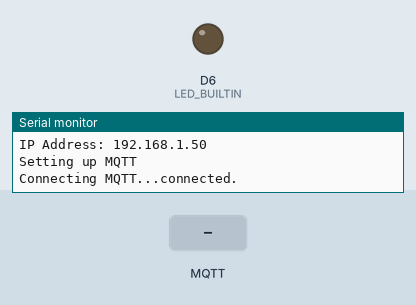
This sketch was run on a simulated Arduino MKR. On the bench: output pins drawn as LEDs (lit = HIGH), the last lines printed to the serial monitor. The inputs (shaded band) are chosen by the test bench. WiFi joins after 1.5 s; servers stay silent unless stated; no MQTT or app messages arrive unless stated.

Above: at 5.7 s.
5.8 s: MQTT message "ON" arrives on the first subscribed topic
At 6.7 s:
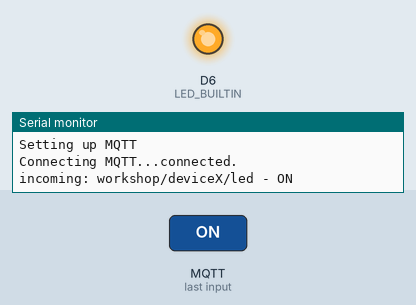
7.3 s: MQTT message "OFF" arrives on the first subscribed topic
At 7.9 s:
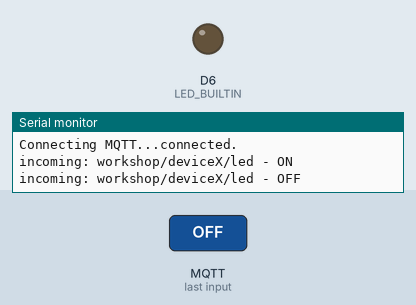
Timing chart, 0 to 10.3 s (numbered marks = the images above; inputs shaded):
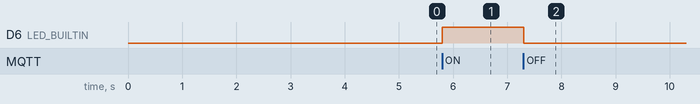

The sketch:

LED.ino
```cpp
// Hackaday WiFi IoT Workshop
// Control a LED from MQTT
//
// Uses WiFiNINA https://www.arduino.cc/en/Reference/WiFiNINA
// and Joël Gähwiler's MQTT Library https://github.com/256dpi/arduino-mqtt
//

#include <SPI.h>
#include <WiFiNINA.h>
#include <MQTT.h>

WiFiSSLClient net;
MQTTClient mqtt;

const char wifi_ssid[] = "workshop";
const char wifi_password[] = "wifi-password";

const char server[] = "mqtt.iotwork.shop";
const char clientId[] = "deviceX";
const char username[] = "deviceX";
const char password[] = "superconf18!";

String ledTopic = String("workshop/") + clientId + String("/led");

int status = WL_IDLE_STATUS;

void setup() {
  Serial.begin(9600);

  // Uncomment next line to wait for a serial connection
  // while (!Serial) { }

  // initialize digital pin LED_BUILTIN as an output.
  pinMode(LED_BUILTIN, OUTPUT);

  Serial.println("Connecting WiFi");
  connectWiFi();

  // Start the MQTT connection
  Serial.println("Setting up MQTT");
  mqtt.begin(server, 8883, net);

  // define function for incoming messages
  mqtt.onMessage(messageReceived);
}

void loop() {
  mqtt.loop();

  if (!mqtt.connected()) {
    connectMQTT();
  }
}

void connectWiFi() {
  // Check for the WiFi module
  if (WiFi.status() == WL_NO_MODULE) {
    Serial.println("Communication with WiFi module failed!");
    // don't continue
    while (true);
  }

  // Make sure the firmware is new enough
  String fv = WiFi.firmwareVersion();
  if (fv != "1.1.0") {
    Serial.println("Please upgrade the WiFi firmware to 1.1.0");
    // See http://forum.arduino.cc/index.php?topic=572378.0
  }

  // attempt to connect to WiFi network
  while (status != WL_CONNECTED) {
    Serial.print("Attempting to connect to SSID: ");
    Serial.println(wifi_ssid);
    status = WiFi.begin(wifi_ssid, wifi_password);

    // wait 3 seconds for connection
    delay(3000);
  }
  Serial.println("Connected to WiFi");
  printWiFiStatus();

}

void connectMQTT() {
  Serial.print("Connecting MQTT...");
  while (!mqtt.connect(clientId, username, password)) {
    Serial.print(".");
    delay(500);
  }

  mqtt.subscribe(ledTopic);

  Serial.println("connected.");
}

void messageReceived(String &topic, String &payload) {
  Serial.println("incoming: " + topic + " - " + payload);
  if (payload == "ON") {
    // turn the LED on
    digitalWrite(LED_BUILTIN, HIGH);
  } else if (payload == "OFF") {
    // turn the LED off
    digitalWrite(LED_BUILTIN, LOW);
  }
}

void printWiFiStatus() {
  // print your WiFi IP address:
  IPAddress ip = WiFi.localIP();
  Serial.print("IP Address: ");
  Serial.println(ip);
}
```

Measured:
- after the input at 5.8 s, D6 (LED_BUILTIN): LOW → HIGH at once
- after the input at 7.3 s, D6 (LED_BUILTIN): HIGH → LOW at once
